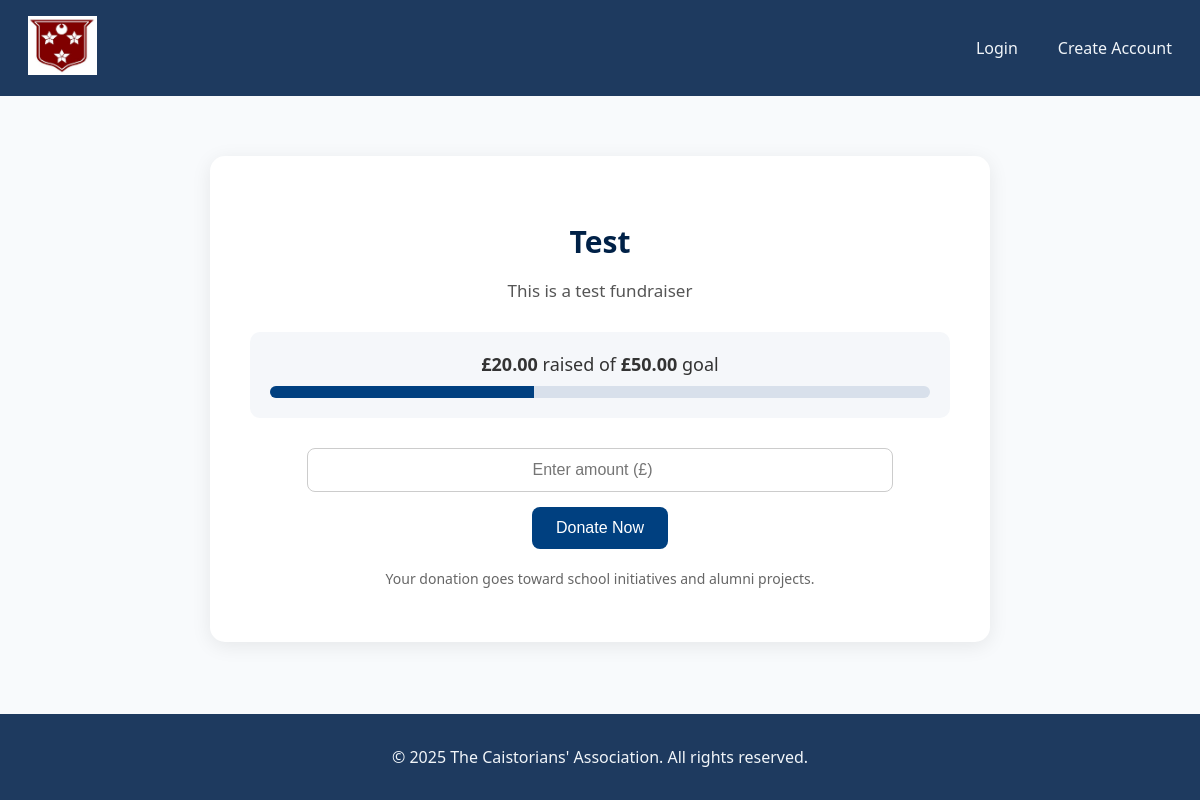
The app's page /fundraisers/2/, older data.
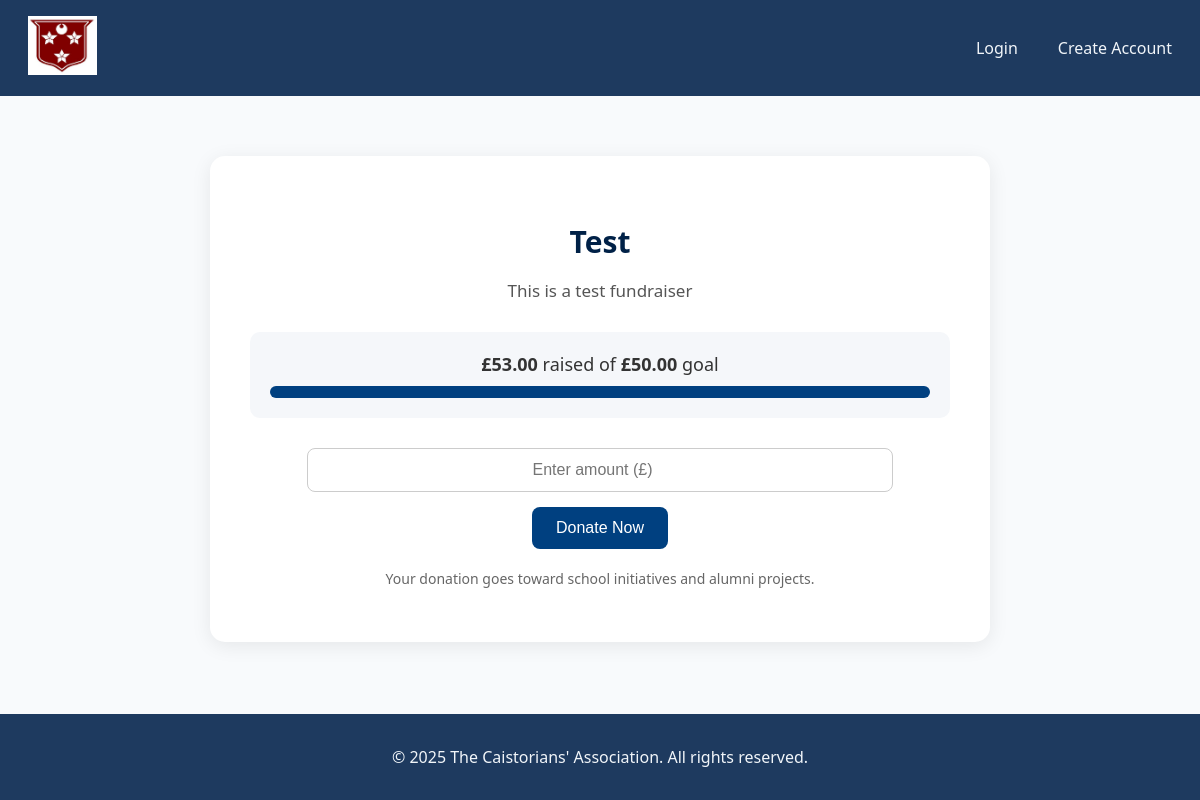
The same page, newer data.
### fundraisers/models.py (models this page shows, shortened)
class Fundraiser(models.Model):
    creator = models.ForeignKey(User, on_delete=models.CASCADE)
    title = models.CharField(max_length=200)
    description = models.TextField()
    goal_amount = models.DecimalField(max_digits=10, decimal_places=2)
    total_raised = models.DecimalField(max_digits=10, decimal_places=2, default=0)
    created_at = models.DateTimeField(auto_now_add=True)

### fundraisers/views.py (the view)
# urls.py: path('<int:fundraiser_id>/', views.fundraiser_detail, name='fundraiser_detail'),
def fundraiser_detail(request, fundraiser_id):
    fundraiser = get_object_or_404(Fundraiser, id=fundraiser_id)
    return render(request, 'fundraisers/detail.html', {
        'fundraiser': fundraiser,
        'STRIPE_PUBLISHABLE_KEY': settings.STRIPE_PUBLISHABLE_KEY
    })

### fundraisers/templates/fundraisers/detail.html (shortened to what this page needs)
{% extends "Main/base.html" %}
{% block content %}
<div style="max-width: 700px; margin: 60px auto; background: #ffffff; padding: 40px; border-radius: 15px; box-shadow: 0 4px 20px rgba(0,0,0,0.08); font-family: 'Segoe UI', sans-serif;">
  <h2 style="text-align: center; color: #002147; font-size: 30px; margin-bottom: 10px;">
    {{ fundraiser.title }}
  </h2>
  <p style="text-align: center; color: #555; font-size: 17px; margin-bottom: 30px;">
    {{ fundraiser.description }}
  </p>
  <div style="background: #f5f7fa; padding: 20px; border-radius: 10px; text-align: center; margin-bottom: 30px;">
    <p style="font-size: 18px; color: #333; margin: 0;">
      <strong>£{{ fundraiser.total_raised }}</strong> raised of
      <strong>£{{ fundraiser.goal_amount }}</strong> goal
    </p>
    <div style="height: 12px; background: #d8e0eb; border-radius: 6px; overflow: hidden; margin-top: 10px;">
      <div style="width: calc({{ fundraiser.total_raised }}/{{ fundraiser.goal_amount }} * 100%); background: #004080; height: 100%;"></div>
    </div>
  </div>
  <form id="donate-form" style="display: flex; flex-direction: column; gap: 15px; align-items: center;">
    <input type="number" name="amount" placeholder="Enter amount (£)" min="1" required
      style="width: 80%; padding: 12px; border-radius: 8px; border: 1px solid #ccc; font-size: 16px; text-align: center;">
    <button type="submit"
      style="background-color: #004080; color: white; border: none; padding: 12px 24px; border-radius: 8px; cursor: pointer; font-size: 16px; transition: background 0.3s ease;">
      Donate Now
    </button>
  </form>
  <p style="text-align: center; color: #666; font-size: 14px; margin-top: 20px;">
    Your donation goes toward school initiatives and alumni projects.
  </p>
</div>
{% endblock %}

Row changes from the older to the newer data that the page shows:
changed Fundraiser "Test": total_raised "20.00" → "53.00"
